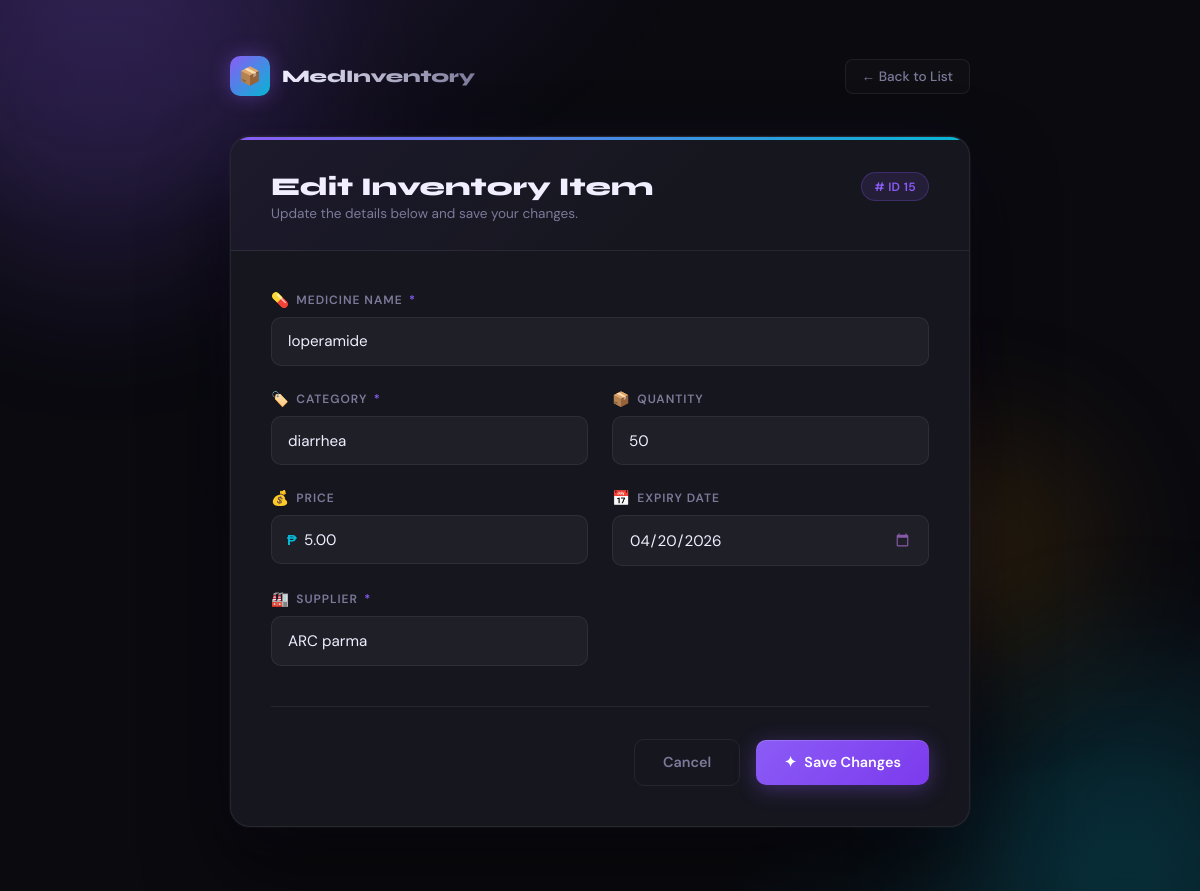
Page /edit.php?id=15 on the committed database.
### tables this page shows
CREATE TABLE `inventory` (
  `id` int(11) NOT NULL,
  `mname` varchar(100) DEFAULT NULL,
  `category` varchar(100) DEFAULT NULL,
  `quantity` int(11) DEFAULT NULL,
  `price` decimal(10,2) DEFAULT NULL,
  `expiry_date` date DEFAULT NULL,
  `supplier` varchar(100) DEFAULT NULL,
  `image` varchar(255) DEFAULT NULL
);

### edit.php (the view, shortened to what this page needs)
<?php
include 'db.php';
$id = isset($_GET['id']) ? intval($_GET['id']) : 0;
$stmt = $conn->prepare("SELECT * FROM inventory WHERE id = ?");
$stmt->bind_param("i", $id);
$stmt->execute();
$result = $stmt->get_result();
$row = $result->fetch_assoc();
?>
<!DOCTYPE html>
<html lang="en">
<head>
</head>
<body>
<div class="orb orb-1"></div>
<div class="orb orb-2"></div>
<div class="orb orb-3"></div>
<div class="wrapper">
    <header>
        <div class="logo-mark">
            <div class="logo-icon">📦</div>
            <span class="logo-text">MedInventory</span>
        </div>
        <a href="index.php" class="back-btn">
            ← Back to List
        </a>
    </header>
    <div class="card">
        <div class="progress-bar"><div class="progress-fill" id="progressFill"></div></div>
        <div class="card-header">
            <div class="card-title">
                Edit Inventory Item
                <span>Update the details below and save your changes.</span>
            </div>
            <div class="item-id-badge">
                # ID <?= htmlspecialchars($id) ?>
            </div>
        </div>
        <div class="card-body">
            <form method="POST" id="editForm" novalidate>
                <div class="form-grid">
                    <div class="field field-full">
                        <label class="field-label" for="mname">
                            <span class="icon">💊</span> Medicine Name <span class="required">*</span>
                        </label>
                        <input
                            class="field-input"
                            type="text"
                            id="mname"
                            name="mname"
                            value="<?= htmlspecialchars($row['mname']) ?>"
                            placeholder="e.g. Paracetamol 500mg"
                            required>
                    </div>
                    <div class="field">
                        <label class="field-label" for="category">
                            <span class="icon">🏷️</span> Category <span class="required">*</span>
                        </label>
                        <input
                            class="field-input"
                            type="text"
                            id="category"
                            name="category"
                            value="<?= htmlspecialchars($row['category']) ?>"
                            placeholder="e.g. Analgesic"
                            required>
                    </div>
                    <div class="field">
                        <label class="field-label" for="quantity">
                            <span class="icon">📦</span> Quantity
                        </label>
                        <input
                            class="field-input"
                            type="number"
                            id="quantity"
                            name="quantity"
                            value="<?= htmlspecialchars($row['quantity']) ?>"
                            min="0"
                            placeholder="0">
                    </div>
                    <div class="field">
                        <label class="field-label" for="price">
                            <span class="icon">💰</span> Price
                        </label>
                        <div class="input-wrap">
                            <span class="input-prefix">₱</span>
                            <input
                                class="field-input"
                                type="number"
                                id="price"
                                name="price"
                                value="<?= htmlspecialchars($row['price']) ?>"
                                min="0"
                                step="0.01"
                                placeholder="0.00">
                        </div>
                    </div>
                    <div class="field">
                        <label class="field-label" for="expiry_date">
                            <span class="icon">📅</span> Expiry Date
                        </label>
                        <input
                            class="field-input"
                            type="date"
                            id="expiry_date"
                            name="expiry_date"
                            value="<?= htmlspecialchars($row['expiry_date']) ?>">
                    </div>
                    <div class="field">
                        <label class="field-label" for="supplier">
                            <span class="icon">🏭</span> Supplier <span class="required">*</span>
                        </label>
                        <input
                            class="field-input"
                            type="text"
                            id="supplier"
                            name="supplier"
                            value="<?= htmlspecialchars($row['supplier']) ?>"
                            placeholder="e.g. PharmaCo Inc."
                            required>
                    </div>
                </div>
                <div class="actions">
                    <a href="index.php" class="btn btn-ghost">Cancel</a>
                    <button type="submit" name="update" class="btn btn-primary" id="submitBtn">
                        <span>✦</span> Save Changes
                    </button>
                </div>
            </form>
        </div>
    </div>
</div>
</body>
</html>

### rows in the picture
inventory: mname "loperamide", category "diarrhea", quantity "50", price "5.00", expiry_date "04/20/2026", supplier "ARC parma"

### other values in the picture
$id "15"
